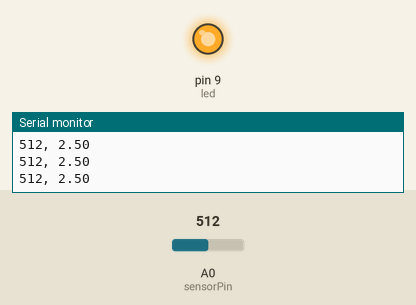
A sketch run on a simulated Arduino Uno, built with avr-gcc and run on an emulated ATmega328P. On the bench: output pins drawn as LEDs (lit = HIGH), the last lines printed to the serial monitor. Inputs (shaded band) come from the test bench; at power-on: A0 (sensorPin) = 512.

Above: at 1.2 s.
1.3 s: A0 (sensorPin) set to 122
At 2.5 s:
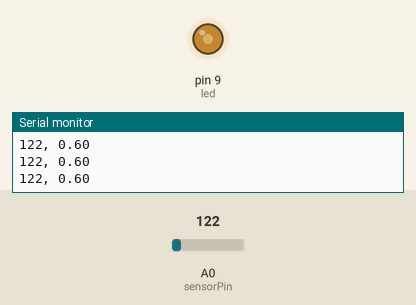
2.8 s: A0 (sensorPin) set to 0
At 3.8 s:
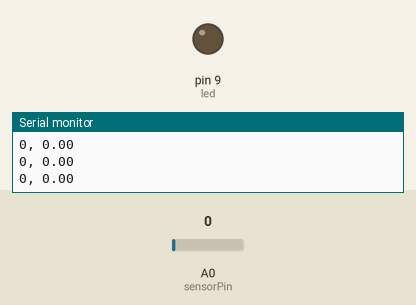
4.3 s: A0 (sensorPin) set to 306
At 5.2 s:
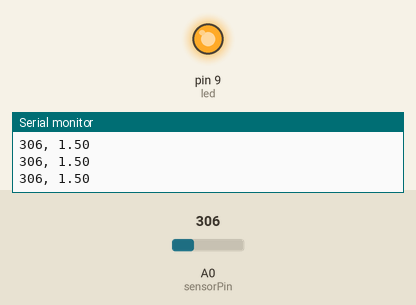
Timing chart, 0 to 7.3 s (numbered marks = the images above; inputs shaded):
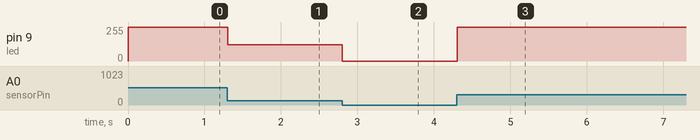

The sketch:

adc_volt.ino
```cpp
int sensorPin = A0;    // select the input pin for the potentiometer
int led = 9;           // the pin that the LED is attached to

// the setup routine runs once when you press reset:
 void setup()
 {
  // declare pin 9 to be an output:
   pinMode(led, OUTPUT);

   Serial.begin(9600);
 }

// the loop routine runs over and over again forever:
void loop()
{
  int sensorValue = 0;
  float voltage = 0.0;

  // read the value from variable resistence
  sensorValue = analogRead(sensorPin);
  voltage = ((float)sensorValue/1023.0)*5.0;
  Serial.print(sensorValue);
  Serial.print(", ");
  Serial.println(voltage);

  analogWrite(led, sensorValue);

  // wait for 10 milliseconds to see the dimming effect
  delay(10);
}
```

Measured:
- after the input at 1.3 s, pin 9 (led): 255/255 → 122/255 at once
- after the input at 2.8 s, pin 9 (led): 122/255 → 0/255 at once
- after the input at 4.3 s, pin 9 (led): 0/255 → 255/255 at once
